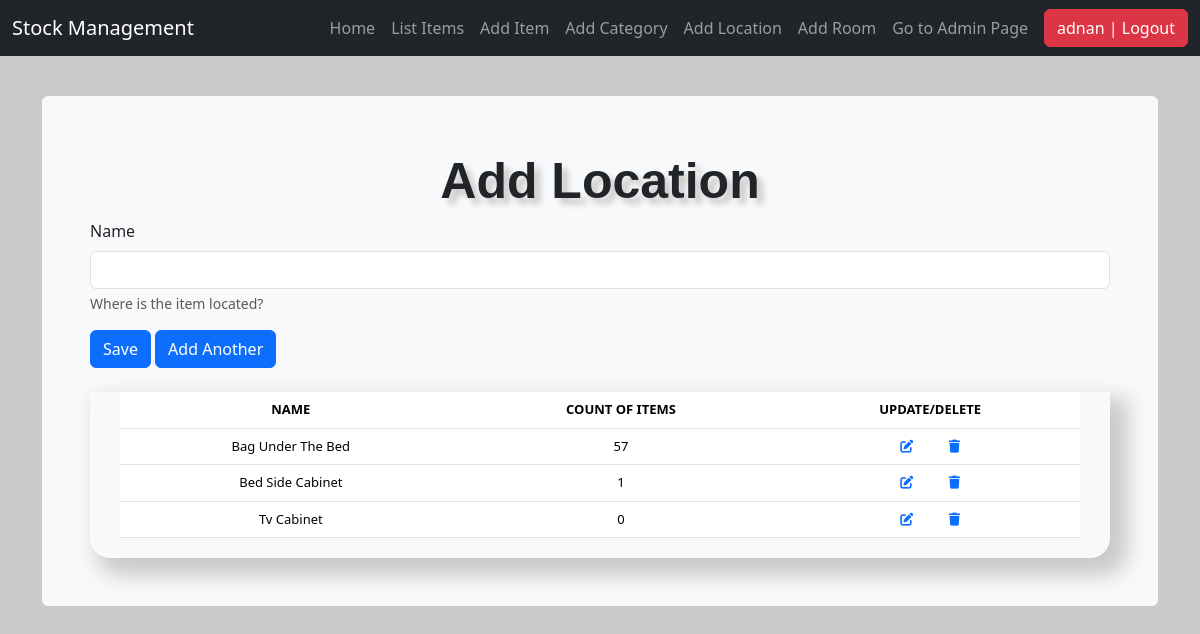
Screenshot of /add_location/ (signed in) with the database file from the repository.
### stockmgmt/models.py (models this page shows, shortened)
class Location(models.Model):
    name = models.CharField(max_length=50, blank=True,
                            null=True, help_text="Where is the item located?")

### stockmgmt/views.py (the view, shortened to what this page needs)
# urls.py: path('add_location/', views.add_location, name='add_location'),
@login_required
def add_location(request):
    form = LocationCreateForm(request.POST or None)
    locations = Location.objects.annotate(
        total_quantity=Coalesce(Subquery(
            Stock.objects.filter(location=OuterRef('pk'))
            .values('location')
            .annotate(total=Sum('quantity'))
            .values('total')
        ), 0)
    )
    context = {
        "form": form,
        "title": "Add Location",
        "locations": locations,
    }
    return render(request, "./includes/add_location.html", context)

### stockmgmt/forms.py
class LocationCreateForm(forms.ModelForm):
    class Meta:
        model = Location
        fields = [
            'name'
        ]

### stockmgmt/templates/includes/add_location.html (shortened to what this page needs)
{% extends 'base.html' %}
{% load crispy_forms_tags %}
{% block content %}
<form method="POST">
    <div>
        <div>
            {{ form.name|as_crispy_field }}
        </div>
    </div>
    <div class="form-group">
        <input type="submit" name="save" value='Save' class="btn btn-primary" />
        {% if 'update' not in request.path %}
        <input type="submit" name="add_another" value='Add Another' class="btn btn-primary" />
        {% endif %}
    </div>
</form>
<br />
{% if 'update' not in request.path %}
<div class="display_table" id="display_table">
    <table class='table'>
        <thead>
            <tr>
                <th>NAME</th>
                <th>COUNT OF ITEMS</th>
                <th>UPDATE/DELETE</th>
            </tr>
        </thead>
        {% for instance in locations %}
        <tr>
            <td>{{ instance.name|title }}</td>
            <td>{{ instance.total_quantity }}</td>
            <td><a href="{% url 'update_location' instance.id %}"><i class="fa-solid fa-pen-to-square px-3"></i></a>
                <a class="pointer"
                    onclick="deleteLocationConfirmation('{{ instance.name.title }}', '{% url 'delete_location' instance.id %}')">
                    <i class="fa-solid fa-trash px-3"></i>
                </a>
            </td>
        </tr>
        {% endfor %}
    </table>
</div>
{% endif %}
{% endblock %}

### stockmgmt/templates/partials/nav.html (shortened to what this page needs)
<nav class="navbar navbar-expand-md navbar-dark fixed-top bg-dark">
    <div class="container-fluid">
        <a class="navbar-brand" href="#">Stock Management</a>
        <div class="collapse navbar-collapse d-flex justify-content-end" id="navbarCollapse">
            <ul class="navbar-nav ms-auto me-2 my-lg-0">
                <li class="nav-item">
                    <a class="nav-link" aria-current="page" href="{% url 'home' %}">Home</a>
                </li>
                {% if request.user.is_authenticated %}
                <li class="nav-item">
                    <a class="nav-link" href="{% url 'list_items' %}">List Items</a>
                </li>
                {% if request.user.is_authenticated %}
                <li class="nav-item">
                    <a class="nav-link" href="{% url 'add_items' %}">Add Item</a>
                </li>
                {% endif %}
                {% if request.user.is_superuser %}
                <li class="nav-item">
                    <a class="nav-link" href="{% url 'add_category' %}">Add Category</a>
                </li>
                <li class="nav-item">
                    <a class="nav-link" href="{% url 'add_location' %}">Add Location</a>
                </li>
                <li class="nav-item">
                    <a class="nav-link" href="{% url 'add_room' %}">Add Room</a>
                </li>
                <li class="nav-item">
                    <a class="nav-link" href="{% url 'admin:index' %}">Go to Admin Page</a>
                </li>
                {% endif %}
                {% endif %}
            </ul>
            <ul class="navbar-nav">
                {% if request.user.is_authenticated %}
                <li><a href="/accounts/logout"><button class="btn btn-danger">{{ user }} | Logout</button></a></li>
                {% else %}
                <li><a href="/accounts/login">Login</a></li>
                {% endif %}
            </ul>
        </div>
    </div>
</nav>

### stockmgmt/static/css/style.css (style rules this page uses)
body { background-color: #cacaca; }
.table { font-size: 13px; text-align: center; width: 95%; margin: auto; text-align: center; }
.table tr:nth-child(odd) { background: #cacaca }
.table tr:nth-child(even) { background: #e9e9e9 }
th { color: #000000; }
.display_table { border-bottom-right-radius: 20px; border-bottom-left-radius: 20px; padding-left: 5px; padding-right: 5px; padding-bottom: 20px; box-shadow: 12px 12px 20px 6px #cacaca; }
.ui-datepicker tbody, td, tfoot, th, thead, tr { padding: 5px; }
.pointer { cursor: pointer; }

### rows the page displays
Location: name "Bag Under The Bed", total_quantity "57"
Location: name "Bed Side Cabinet", total_quantity "1"
Location: name "Tv Cabinet", total_quantity "0"

### other values shown
{{ user }} "adnan"
{{ title }} "Add Location"
